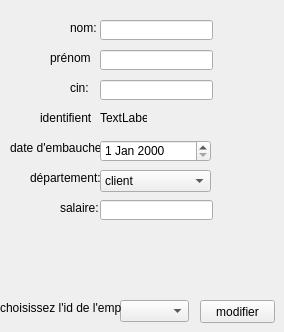
        <widget class="QWidget" name="tab_8">
         <attribute name="title">
          <string>modifier les info d'un employé</string>
         </attribute>
         <widget class="QPushButton" name="pushButton_modifier">
          <property name="geometry">
           <rect>
            <x>200</x>
            <y>300</y>
            <width>75</width>
            <height>23</height>
           </rect>
          </property>
          <property name="text">
           <string>modifier</string>
          </property>
         </widget>
         <widget class="QLineEdit" name="lineEdit_nom_2">
          <property name="geometry">
           <rect>
            <x>100</x>
            <y>20</y>
            <width>113</width>
            <height>20</height>
           </rect>
          </property>
         </widget>
         <widget class="QLabel" name="label_27">
          <property name="geometry">
           <rect>
            <x>10</x>
            <y>140</y>
            <width>91</width>
            <height>16</height>
           </rect>
          </property>
          <property name="text">
           <string>date d'embauche:</string>
          </property>
         </widget>
         <widget class="QLabel" name="label_28">
          <property name="geometry">
           <rect>
            <x>40</x>
            <y>110</y>
            <width>51</width>
            <height>16</height>
           </rect>
          </property>
          <property name="text">
           <string>identifient:</string>
          </property>
         </widget>
         <widget class="QLabel" name="label_29">
          <property name="geometry">
           <rect>
            <x>50</x>
            <y>50</y>
            <width>41</width>
            <height>16</height>
           </rect>
          </property>
          <property name="text">
           <string>prénom:</string>
          </property>
         </widget>
         <widget class="QLabel" name="label_30">
          <property name="geometry">
           <rect>
            <x>30</x>
            <y>170</y>
            <width>71</width>
            <height>16</height>
           </rect>
          </property>
          <property name="text">
           <string>département:</string>
          </property>
         </widget>
         <widget class="QComboBox" name="comboBox_id_modifier">
          <property name="geometry">
           <rect>
            <x>120</x>
            <y>300</y>
            <width>69</width>
            <height>22</height>
           </rect>
          </property>
         </widget>
         <widget class="QComboBox" name="comboBox_departement_2">
          <property name="geometry">
           <rect>
            <x>100</x>
            <y>170</y>
            <width>111</width>
            <height>22</height>
           </rect>
          </property>
          <item>
           <property name="text">
            <string>client</string>
           </property>
          </item>
          <item>
           <property name="text">
            <string>RH</string>
           </property>
          </item>
          <item>
           <property name="text">
            <string>achats</string>
           </property>
          </item>
          <item>
           <property name="text">
            <string>logistique</string>
           </property>
          </item>
          <item>
           <property name="text">
            <string>coordination general</string>
           </property>
          </item>
         </widget>
         <widget class="QLineEdit" name="lineEdit_cin_2">
          <property name="geometry">
           <rect>
            <x>100</x>
            <y>80</y>
            <width>113</width>
            <height>20</height>
           </rect>
          </property>
         </widget>
         <widget class="QLabel" name="label_31">
          <property name="geometry">
           <rect>
            <x>70</x>
            <y>20</y>
            <width>31</width>
            <height>16</height>
           </rect>
          </property>
          <property name="text">
           <string>nom:</string>
          </property>
         </widget>
         <widget class="QDateEdit" name="dateEdit_embauche_2">
          <property name="geometry">
           <rect>
            <x>100</x>
            <y>140</y>
            <width>111</width>
            <height>22</height>
           </rect>
          </property>
         </widget>
         <widget class="QLabel" name="label_32">
          <property name="geometry">
           <rect>
            <x>70</x>
            <y>80</y>
            <width>21</width>
            <height>16</height>
           </rect>
          </property>
          <property name="text">
           <string>cin:</string>
          </property>
         </widget>
         <widget class="QLineEdit" name="lineEdit_prenom_2">
          <property name="geometry">
           <rect>
            <x>100</x>
            <y>50</y>
            <width>113</width>
            <height>20</height>
           </rect>
          </property>
         </widget>
         <widget class="QLineEdit" name="lineEdit_salaire_2">
          <property name="geometry">
           <rect>
            <x>100</x>
            <y>200</y>
            <width>113</width>
            <height>20</height>
           </rect>
          </property>
         </widget>
         <widget class="QLabel" name="label_33">
          <property name="geometry">
           <rect>
            <x>60</x>
            <y>200</y>
            <width>41</width>
            <height>16</height>
           </rect>
          </property>
          <property name="text">
           <string>salaire:</string>
          </property>
         </widget>
         <widget class="QLabel" name="label_id">
          <property name="geometry">
           <rect>
            <x>100</x>
            <y>110</y>
            <width>47</width>
            <height>16</height>
           </rect>
          </property>
          <property name="text">
           <string>TextLabel</string>
          </property>
         </widget>
         <widget class="QLabel" name="label_34">
          <property name="geometry">
           <rect>
            <x>0</x>
            <y>300</y>
            <width>121</width>
            <height>16</height>
           </rect>
          </property>
          <property name="text">
           <string>choisissez l'id de l'emploi: </string>
          </property>
         </widget>
        </widget>
